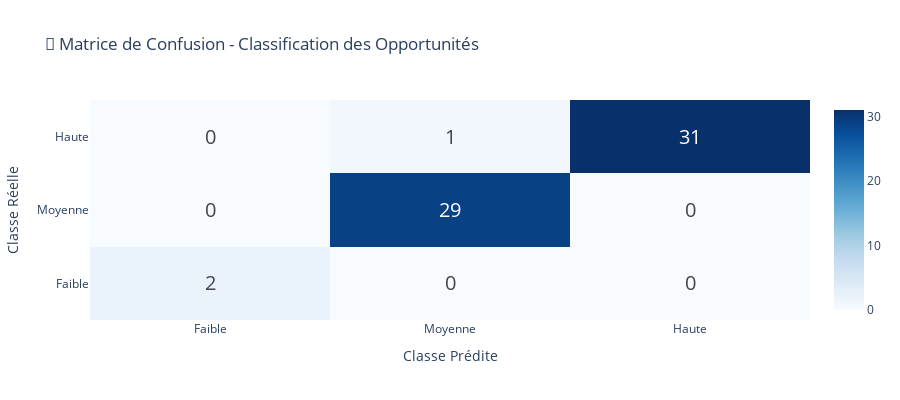

Notebook code cell kept with this figure:
### Code cell
# 3.3 Performance du modèle de classification
y_pred_clf = model_clf.predict(X_test_scaled)
y_pred_train_clf = model_clf.predict(X_train_scaled)

# Métriques par classe
print("📊 PERFORMANCE DU MODÈLE DE CLASSIFICATION")
print("="*60)

print("\n📋 Rapport de classification (Test):")
print(classification_report(y_test_clf, y_pred_clf, 
                           target_names=['Faible', 'Moyenne', 'Haute']))

# Matrice de confusion
cm = confusion_matrix(y_test_clf, y_pred_clf)

fig = go.Figure(data=go.Heatmap(
    z=cm,
    x=['Faible', 'Moyenne', 'Haute'],
    y=['Faible', 'Moyenne', 'Haute'],
    colorscale='Blues',
    text=cm,
    texttemplate="%{text}",
    textfont={"size": 20}
))

fig.update_layout(
    title="🎯 Matrice de Confusion - Classification des Opportunités",
    xaxis_title="Classe Prédite",
    yaxis_title="Classe Réelle",
    height=400
)
fig.show()

# Métriques globales
print(f"\n📈 Métriques globales:")
print(f"   Accuracy: {accuracy_score(y_test_clf, y_pred_clf):.4f}")
print(f"   Precision (macro): {precision_score(y_test_clf, y_pred_clf, average='macro'):.4f}")
print(f"   Recall (macro): {recall_score(y_test_clf, y_pred_clf, average='macro'):.4f}")
print(f"   F1-Score (macro): {f1_score(y_test_clf, y_pred_clf, average='macro'):.4f}")

### Figure 1 — Plotly figure (JSON) as saved in the notebook; plotly's stock layout.template omitted (floating-point values rounded to 4 significant figures)
{"data": [{"colorscale": [[0, "rgb(247,251,255)"], [0.125, "rgb(222,235,247)"], [0.25, "rgb(198,219,239)"], [0.375, "rgb(158,202,225)"], [0.5, "rgb(107,174,214)"], [0.625, "rgb(66,146,198)"], [0.75, "rgb(33,113,181)"], [0.875, "rgb(8,81,156)"], [1, "rgb(8,48,107)"]], "text": [[2, 0, 0], [0, 29, 0], [0, 1, 31]], "textfont": {"size": 20}, "texttemplate": "%{text}", "type": "heatmap", "x": ["Faible", "Moyenne", "Haute"], "y": ["Faible", "Moyenne", "Haute"], "z": [[2, 0, 0], [0, 29, 0], [0, 1, 31]]}], "layout": {"height": 400, "title": {"text": "🎯 Matrice de Confusion - Classification des Opportunités"}, "xaxis": {"title": {"text": "Classe Prédite"}}, "yaxis": {"title": {"text": "Classe Réelle"}}}}
